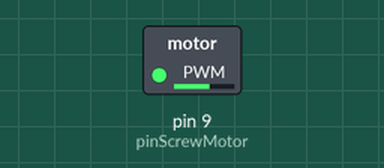
Bench run of a sketch on a simulated Arduino Uno, built with avr-gcc and run on an emulated ATmega328P. Shown: switched loads named in the sketch (green lamp = pin HIGH).

Above: at 0.1 s.
Timing chart, 0 to 1.6 s (numbered marks = the images above):
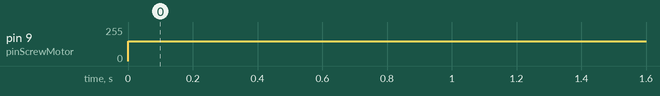

The sketch:

FinalMotorPWM.ino
```cpp
#pragma region [Motor PWM]
	const int pinScrewMotor = 9; //Make sure it's a PWM pin
	int motorPWM = 150; //0-255
#pragma endregion

void  setup()
{
	#pragma region [Motor PWM]
	pinMode(pinScrewMotor, OUTPUT);
	#pragma endregion
}

void loop()
{
	#pragma region [Motor PWM]
	analogWrite(pinScrewMotor, motorPWM);
	#pragma endregion

	if(Serial.available())
	{
		char temp = Serial.read();
		if(temp == 'a') motorPWM += 5;
		else if(temp == 'z') motorPWM -= 5;
	}
}
```

Measured:
- by itself, pin 9 (pinScrewMotor): 0/255 → 150/255 at 0.00 s
